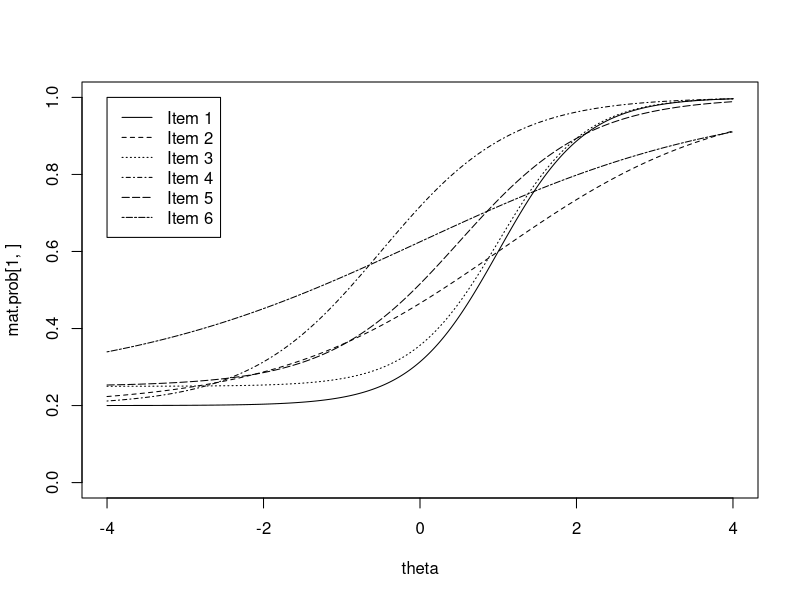
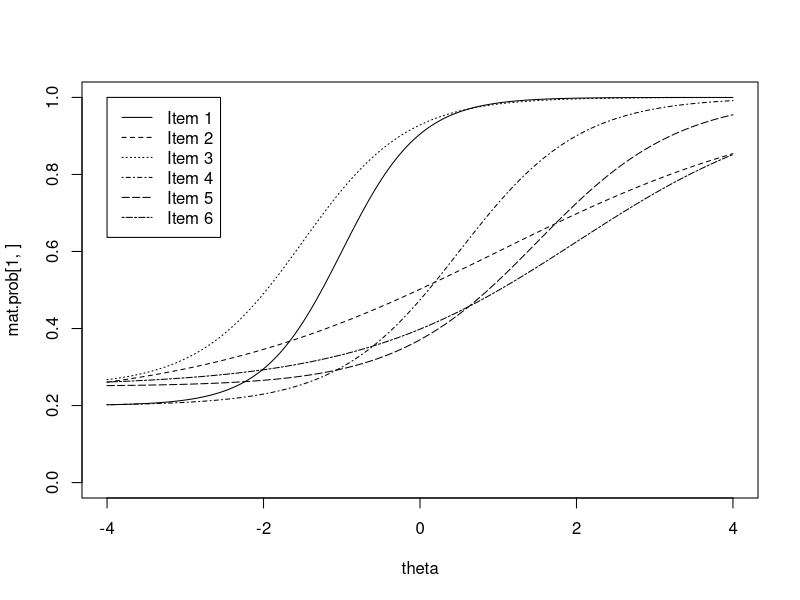
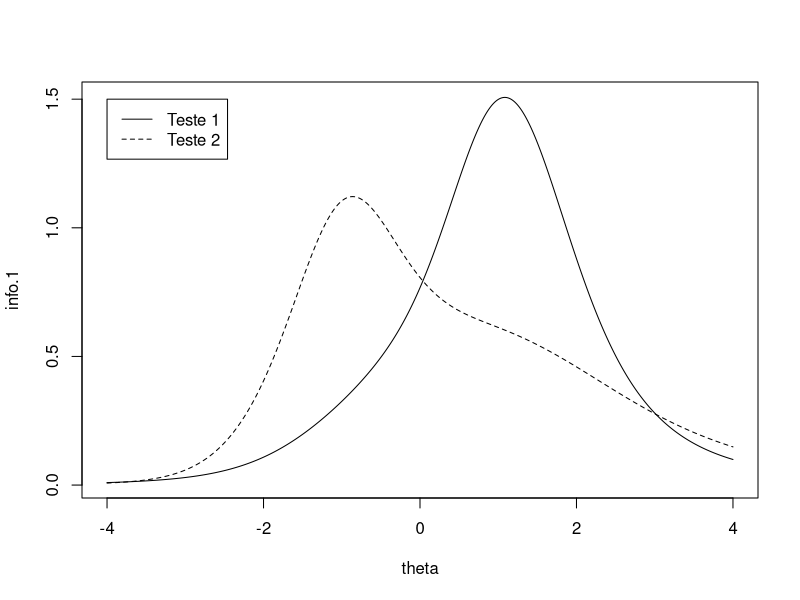

The R script that drew these images, in order:


mat.par.1 <- matrix(c(1.8, .7, 1.8, 1.2, 1.2, .5, 1, 1, 1, -.5, .5, 0, 0.2, 0.2, .25, .2, 0.25, .25),nrow=6)
mat.par.2 <- matrix(c(2, .5, 1.5, 1.3, 1.1, .7, -1, 1, -1.5, .5, 1.5, 2, 0.2, 0.2, .25, .2, 0.25, .25),nrow=6)

theta <- seq(-4,4,0.01)

# Questão 1

mat.prob <- matrix(0,nrow(mat.par.1),length(theta))

# Gráfico das CCI's para o teste 1 

for (i in 1:nrow(mat.par.1)) {
  for (j in 1:length(theta))
    mat.prob[i,j] <- mat.par.1[i,3] + (1-mat.par.1[i,3])/(1+exp(-mat.par.1[i,1]*(theta[j]-mat.par.1[i,2])))
}

plot(theta,mat.prob[1,],type="l",ylim=c(0,1))
for (i in 2:nrow(mat.par.1))
  lines(theta,mat.prob[i,],lty=i)
legend(-4,1,c("Item 1", "Item 2", "Item 3", "Item 4", "Item 5", "Item 6"), lty=c(1:6))

# Gráfico das CCI's para o teste 2

for (i in 1:nrow(mat.par.2)) {
  for (j in 1:length(theta))
    mat.prob[i,j] <- mat.par.2[i,3] + (1-mat.par.2[i,3])/(1+exp(-mat.par.2[i,1]*(theta[j]-mat.par.2[i,2])))
}

plot(theta,mat.prob[1,],type="l",ylim=c(0,1))
for (i in 2:nrow(mat.par.2))
  lines(theta,mat.prob[i,],lty=i)
legend(-4,1,c("Item 1", "Item 2", "Item 3", "Item 4", "Item 5", "Item 6"), lty=c(1:6))

# d) 
vec.prob.1 <- mat.par.1[,3] + (1-mat.par.1[,3])/(1+exp(-mat.par.1[,1]*(0-mat.par.1[,2])))
vec.prob.1 
vec.prob.2 <- mat.par.2[,3] + (1-mat.par.2[,3])/(1+exp(-mat.par.2[,1]*(0-mat.par.2[,2])))
vec.prob.2 

# Questão 2

mat.prob <- mat.prob.dif <- mat.info <- matrix(0,nrow(mat.par.1),length(theta))

for (i in 1:nrow(mat.par.1)) {
  for (j in 1:length(theta)) {
    mat.prob[i,j] <- mat.par.1[i,3] + (1-mat.par.1[i,3])/(1+exp(-mat.par.1[i,1]*(theta[j]-mat.par.1[i,2])))
    mat.prob.dif[i,j] <- mat.par.1[i,1]*(1-mat.par.1[i,3])*exp(-mat.par.1[i,1]*(theta[j]-mat.par.1[i,2]))/
      ((1+exp(-mat.par.1[i,1]*(theta[j]-mat.par.1[i,2])))^2)
    mat.info[i,j] <- (mat.prob.dif[i,j]^2)/(mat.prob[i,j]*(1-mat.prob[i,j]))
  }
}

info.1 <- apply(mat.info,2,sum)

plot(theta,info.1,type="l")

for (i in 1:nrow(mat.par.2)) {
  for (j in 1:length(theta)) {
    mat.prob[i,j] <- mat.par.2[i,3] + (1-mat.par.2[i,3])/(1+exp(-mat.par.2[i,1]*(theta[j]-mat.par.2[i,2])))
    mat.prob.dif[i,j] <- mat.par.2[i,1]*(1-mat.par.2[i,3])*exp(-mat.par.2[i,1]*(theta[j]-mat.par.2[i,2]))/
      ((1+exp(-mat.par.2[i,1]*(theta[j]-mat.par.2[i,2])))^2)
    mat.info[i,j] <- (mat.prob.dif[i,j]^2)/(mat.prob[i,j]*(1-mat.prob[i,j]))
  }
}

info.2 <- apply(mat.info,2,sum)

lines(theta,info.2,lty=2)
legend(-4,1.5,c("Teste 1", "Teste 2"), lty=c(1,2))

# Questao 4

theta.Z <- 1
theta.Y <- -1

for (i in 1:6) {
  print(i)
  p.Z <- mat.par.1[i,3] + (1-mat.par.1[i,3])/(1+exp(-mat.par.1[i,1]*(theta.Z-mat.par.1[i,2])))
  print(p.Z)
  p.Y <- mat.par.1[i,3] + (1-mat.par.1[i,3])/(1+exp(-mat.par.1[i,1]*(theta.Y-mat.par.1[i,2])))
  print(p.Y)
  print(p.Z-p.Y)
}

for (i in 1:6) {
  print(i)
  p.Z <- mat.par.2[i,3] + (1-mat.par.2[i,3])/(1+exp(-mat.par.2[i,1]*(theta.Z-mat.par.2[i,2])))
  print(p.Z)
  p.Y <- mat.par.2[i,3] + (1-mat.par.2[i,3])/(1+exp(-mat.par.2[i,1]*(theta.Y-mat.par.2[i,2])))
  print(p.Y)
  print(p.Z-p.Y)
}